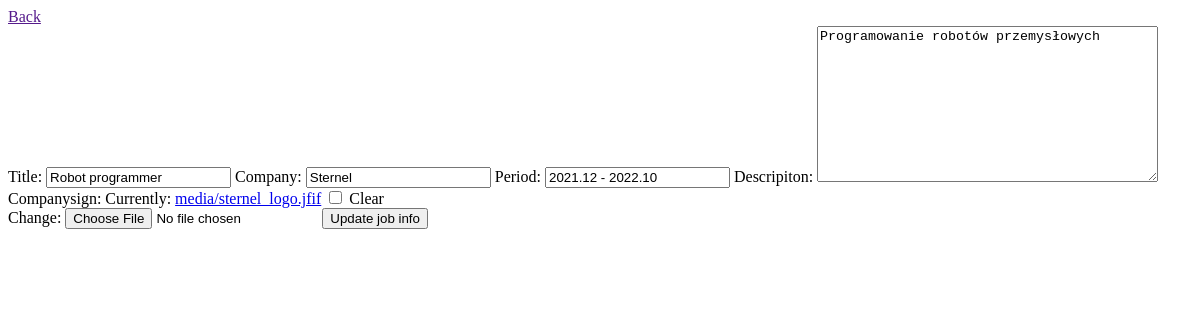
/edit/3 (signed in), run on the app's committed database.
### Jobs/models.py (models this page shows, shortened)
class MyJob(models.Model):
    title = models.CharField(max_length=64)
    company = models.CharField(max_length=64)
    period = models.CharField(max_length=64)
    descripiton= models.TextField(default="")
    companysign=models.ImageField(upload_to=settings.MEDIA_ROOT,null=True,blank=True)

### Jobs/views.py (the view)
# urls.py: path('edit/<int:id>', edit_job_response,name="edit_job"),
@login_required
def edit_job_response(request,id):
    job=get_object_or_404(MyJob,pk=id)
    form = MyJobForm(request.POST or None, request.FILES or None,instance=job)
    if form.is_valid():
        form.save()
        return redirect(jobs_response)
    return render(request,"EditJob.html", {'form':form})

### Jobs/forms.py
class MyJobForm(ModelForm):
    class Meta:
        model=MyJob
        fields=['title', 'company', 'period', 'descripiton', 'companysign']

### templates/EditJob.html (shortened to what this page needs)
{% load static %}
{% load bootstrap %}
<!DOCTYPE html>
<html lang="en">
<head>
    <link rel="stylesheet" type="text/css" href=" {% static 'mycss.css' %} ">
    <a href="{{request.META.HTTP_REFERER}}">Back    </a>
</head>
<body>
    <form method="post" enctype="multipart/form-data">
        {{ form|bootstrap }}
        <button type="submit">Update job info</button>
    </form>
</body>
</html>

### my_static/mycss.css (style rules this page uses)
body { position: absolute; left: auto; right: auto; min-height:100%; width:100%; height: 65%; }
html { min-height:80%; max-height:90%; position:relative; }

### data on the page
MyJob: title "Robot programmer", company "Sternel", period "2021.12 - 2022.10", descripiton "Programowanie robotów przemysłowych"
